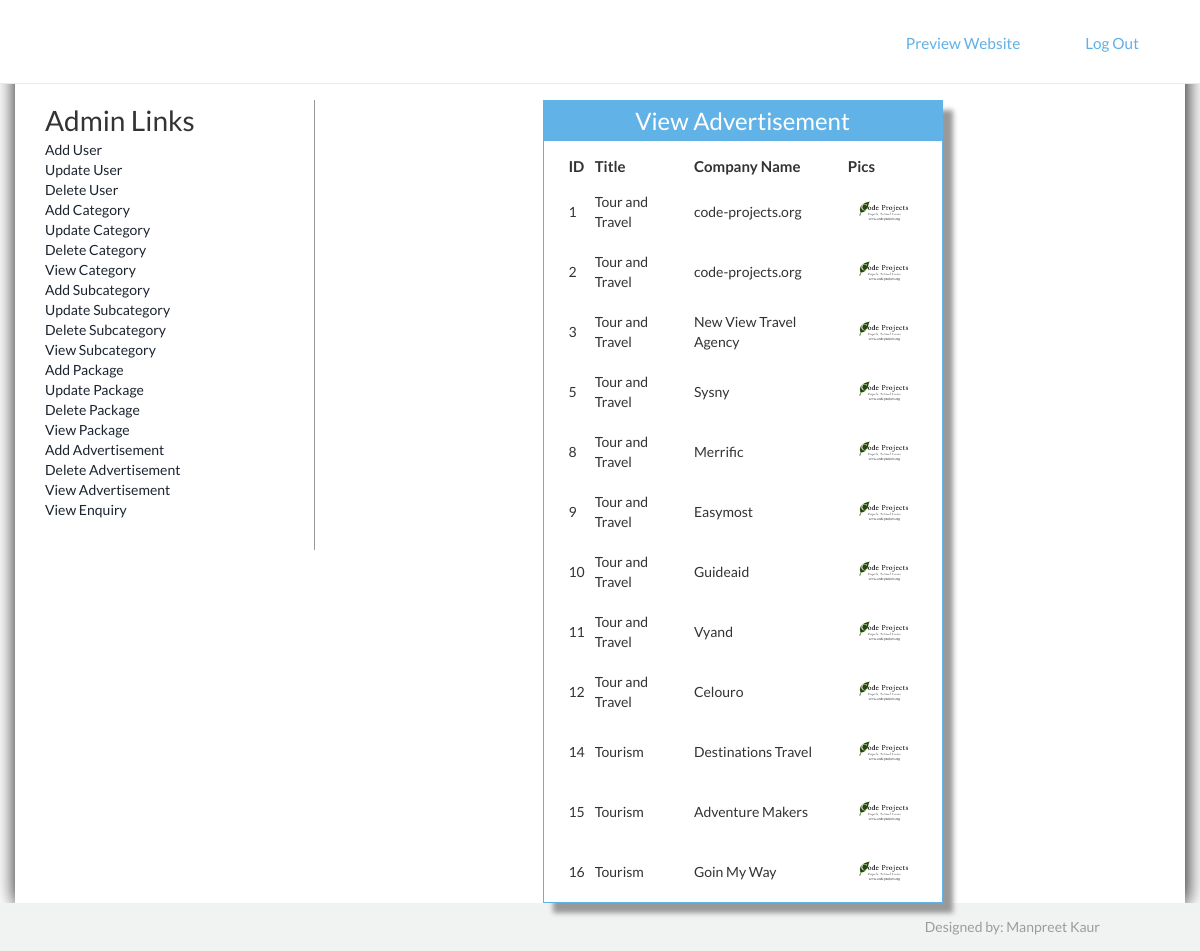
The page /Admin/viewadvertisement.php (signed in) on the database its author committed.
### tables this page shows
CREATE TABLE IF NOT EXISTS `advertisement` (
  `Advid` int(50) NOT NULL AUTO_INCREMENT,
  `Title` varchar(100) NOT NULL,
  `Companyname` varchar(100) NOT NULL,
  `Pic` varchar(1000) NOT NULL,
  `Detail` varchar(1000) NOT NULL,
  PRIMARY KEY (`Advid`)
);

### Admin/viewadvertisement.php (the view, shortened to what this page needs)
<!DOCTYPE html>
<html>
<head>
<link href="style.css" rel="stylesheet" type="text/css" />
<link href="../css/bootstrap.css" rel='stylesheet' type='text/css'/>
<link href="../css/style.css" rel="stylesheet" type="text/css" media="all"/>
<link href="../css/animate.css" rel="stylesheet" type="text/css" media="all">
</head>
<body>
<?php include('function.php'); ?>
<?php include('top.php'); ?>
<div style="padding-top:100px; box-shadow:1px 1px 20px black; min-height:570px" class="container">
<div class="col-sm-3" style="border-right:1px solid #999; min-height:450px;">
<?php include('left.php'); ?>
</div>
<div class="col-sm-9">
<form method="post">
<table border="0" width="400px" height="300px" align="center" class="tableshadow">
<tr><td class="toptd">View Advertisement</td></tr>
<tr><td align="center" valign="top" style="padding-top:10px;">
<table border="0" align="center" width="90%" >
<tr><td style="font-size:15px; padding:5px; font-weight:bold;">ID</td>
<td style="font-size:15px; padding:5px; font-weight:bold;">Title</td>
<td style="font-size:15px; padding:5px; font-weight:bold;">Company Name</td>
<td style="font-size:15px; padding:5px; font-weight:bold;">Pics</td></tr>
<?php
$cn=mysqli_connect("localhost","root","","tourandtravel");
$s="select * from advertisement";
$result=mysqli_query($cn,$s);
while($data=mysqli_fetch_array($result))
{
		echo "<tr><td style=' padding:5px;'>$data[0]</td><td style=' padding:5px;'>$data[1]</td><td style=' padding:5px;'>$data[2]</td><td style=' padding:5px;'><img src='addverimages/$data[3]' style='height:50px' /></td></tr>";
}
?>
</table>
</td></tr></table>
</form>
</div>
</div>
<?php include('bottom.php'); ?>
</body>
</html>

### Admin/function.php (shortened to what this page needs)
<!DOCTYPE html PUBLIC "-//W3C//DTD XHTML 1.0 Transitional//EN" "http://www.w3.org/TR/xhtml1/DTD/xhtml1-transitional.dtd">
<html xmlns="http://www.w3.org/1999/xhtml">
<head>
</head>
<body>
</body>
</html>

### Admin/top.php (shortened to what this page needs)
<div class="header-top">
  <div class="container">
	 <div class="top-nav">
				<div class="menu">
				<ul id="nav">
					 <li><a href="../index.php" target="_blank">Preview Website</a></li>
					 <li><a href="logout.php">Log Out</a></li>
				 </ul>
				 </div>
	 </div>
	  <div class="clearfix"> </div>
 </div>
</div>

### Admin/left.php (shortened to what this page needs)
<!DOCTYPE html PUBLIC "-//W3C//DTD XHTML 1.0 Transitional//EN" "http://www.w3.org/TR/xhtml1/DTD/xhtml1-transitional.dtd">
<html xmlns="http://www.w3.org/1999/xhtml">
<head>
</head>
<body>
<table style="width:100%">
<tr><td style="font-size:28px">Admin Links</td></tr>
<?php if($_SESSION["usertype"]=="Admin")
{?>
<tr><td><a href="adduser.php">Add User</a></td></tr>
<tr><td><a href="updateuser.php">Update User</a></td></tr>
<tr><td><a href="deleteuser.php">Delete User</a></td></tr>
<?php }?>
<tr><td><a href="addcategory.php">Add Category</a></td></tr>
<?php if($_SESSION["usertype"]=="Admin")
{?>
<tr><td><a href="updatecategory.php">Update Category</a></td></tr>
<tr><td><a href="deletecategory.php">Delete Category</a></td></tr>
<?php }?>
<tr><td><a href="viewcategory.php">View Category</a></td></tr>
<tr><td><a href="addsubcategory.php">Add Subcategory</a></td></tr>
<?php if($_SESSION["usertype"]=="Admin")
{?>
<tr><td><a href="updatesubcategory.php">Update Subcategory</a></td></tr>
<tr><td><a href="deletesubcategory.php">Delete Subcategory</a></td></tr>
<?php }?>
<tr><td><a href="viewsubcategory.php">View Subcategory</a></td></tr>
<tr><td><a href="addpackage.php">Add Package</a></td></tr>
<?php if($_SESSION["usertype"]=="Admin")
{?>
<tr><td><a href="updatepackage.php">Update Package</a></td></tr>
<tr><td><a href="deletepackage.php">Delete Package</a></td></tr>
<?php }?>
<tr><td><a href="viewpackage.php">View Package</a></td></tr>
<tr><td><a href="addadvertisement.php">Add Advertisement</a></td></tr>
<?php if($_SESSION["usertype"]=="Admin")
{?>
<tr><td><a href="deleteadvertisement.php">Delete Advertisement</a></td></tr>
<?php }?>
<tr><td><a href="viewadvertisement.php">View Advertisement</a></td></tr>
<tr><td><a href="viewenquiry.php">View Enquiry</a></td></tr>
</table>
</body>
</html>

### Admin/bottom.php (shortened to what this page needs)
<div class="copyright text-right">
<p style="padding-right:100px">Designed by: Manpreet Kaur</p>
</div>

### Admin/style.css (style rules this page uses)
.tableshadow { box-shadow:10px 10px 5px #999; padding-top:40px; border:solid 1px #60b2e7 }
.toptd { color:white; font-size:24px; text-align:center; height:40px; background-color:#60b2e7 }

### css/style.css (style rules this page uses)
body { margin:0; padding:0; font-family: 'Lato', sans-serif; -webkit-appearance:none; }
body a { transition:0.5s all; -webkit-transition:0.5s all; -moz-transition:0.5s all; -o-transition:0.5s all; -ms-transition:0.5s all; }
p { margin:0; }
ul { margin:0; padding:0; }
.header-top { background:#fff; min-height:32px; padding:1.5em 0; position: fixed; z-index: 9999; width: 100%; clear: both; border-bottom:1px solid rgba(128, 128, 128, 0.17); }
.top-nav ul { float:right; margin:0.3em 0 0 0; }
.top-nav ul li { display:inline-block; margin: 0 0.5em; }
.top-nav ul li a { color:#60B0E6; text-decoration:none; padding:0.4em 1.5em; display:block; border:1px solid #fff; font-size:1.1em; font-weight:400; }
.container:after { content: "\0020"; display: block; height: 0; clear: both; visibility: hidden; }
.clearfix:before, .clearfix:after, .row:before, .row:after { content: '\0020'; display: block; overflow: hidden; visibility: hidden; width: 0; height: 0; }
.row:after, .clearfix:after { clear: both; }
.row, .clearfix { zoom: 1; }
.copyright { background:#F1F2F2; min-height:48px; }
.copyright p { color:#9D9C9C; padding:1em 0; }

### rows shown on the page
advertisement: Advid "1", Title "Tour and Travel", Companyname "code-projects.org", Pic (picture)
advertisement: Advid "2", Title "Tour and Travel", Companyname "code-projects.org", Pic (picture)
advertisement: Advid "3", Title "Tour and Travel", Companyname "New View Travel Agency", Pic (picture)
advertisement: Advid "5", Title "Tour and Travel", Companyname "Sysny", Pic (picture)
advertisement: Advid "8", Title "Tour and Travel", Companyname "Merrific", Pic (picture)
advertisement: Advid "9", Title "Tour and Travel", Companyname "Easymost", Pic (picture)
advertisement: Advid "10", Title "Tour and Travel", Companyname "Guideaid", Pic (picture)
advertisement: Advid "11", Title "Tour and Travel", Companyname "Vyand", Pic (picture)
advertisement: Advid "12", Title "Tour and Travel", Companyname "Celouro", Pic (picture)
advertisement: Advid "14", Title "Tourism", Companyname "Destinations Travel", Pic (picture)
advertisement: Advid "15", Title "Tourism", Companyname "Adventure Makers", Pic (picture)
advertisement: Advid "16", Title "Tourism", Companyname "Goin My Way", Pic (picture)
